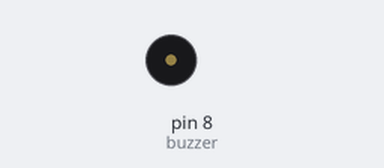
This sketch was run on a simulated Arduino Uno, built with avr-gcc and run on an emulated ATmega328P. On the bench: buzzer (waves = sounding).

Above: at 0.2 s.
At 26.8 s:
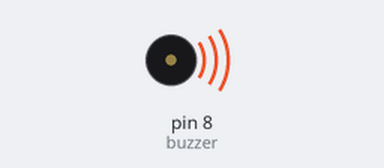
Timing chart, 0 to 33.1 s (numbered marks = the images above):
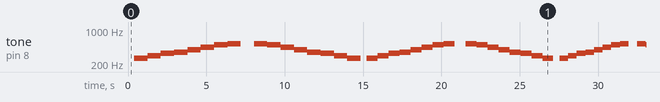

The sketch:

PassiveBuzzer_saregama.ino
```cpp
// Created by Hariharnath Paduchuru, IoT Frontier
// https://youtube.com/@iotfrontier

int melody[] = {262, 294, 330, 349, 392, 440, 494, 523};
const int buzzer = 8;
int noteDuration = 850;
int noteDelay = 850;

void setup() {
  pinMode(buzzer, OUTPUT);
}

void loop() {
  delay(400);

  for (int i = 0; i < 8; i++) {
    tone(buzzer, melody[i], noteDuration);
    delay(noteDelay);

  }

  noTone(buzzer);
  delay(noteDelay);


  for (int j = 7; j >= 0; j--) {
    tone(buzzer, melody[j],noteDuration);
    delay(noteDelay);

  }

  if (noteDuration>100) {
    noteDuration -= 150;
    noteDelay -= 150;
  }
  else {
    noteDuration = 850;
    noteDelay = 850;
  }

}
```

Measured:
- by itself, tone on pin 8 (buzzer): plays 262 Hz for 0.85 s, 294 Hz for 0.85 s, 330 Hz for 0.85 s, 349 Hz for 0.85 s, 392 Hz for 0.85 s, 440 Hz for 0.85 s … (226 notes in this stretch)
